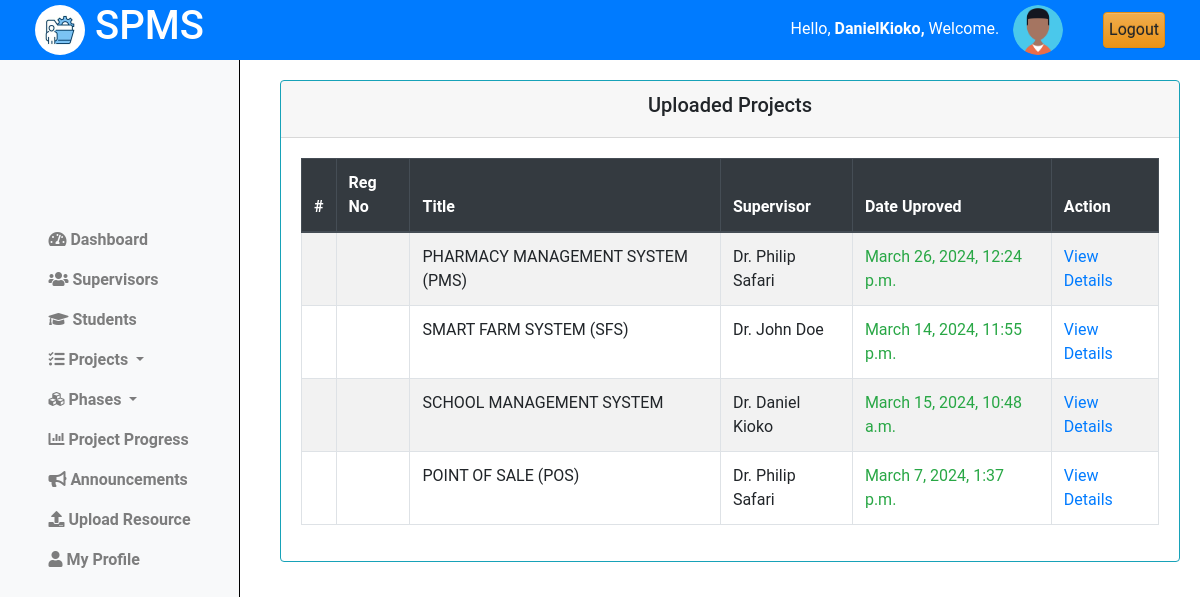
The app's page /projects/approved/ (signed in) with its own data.
### projectsApp/models.py (models this page shows, shortened)
class Coordinator(AbstractUser):
    pass

class Projects(models.Model):
    student = models.ForeignKey(Student, on_delete=models.CASCADE)
    title = models.CharField(max_length=255)
    description = models.TextField()
    objectives = models.TextField()
    lecturer = models.ForeignKey(Lecturer, on_delete=models.SET_NULL, null=True, blank=True)
    status = models.CharField(max_length=50, choices=[
        ('pending', 'Pending'),
        ('approved', 'Approved'),
        ('rejected', 'Rejected')
    ], default='Pending')
    created_at = models.DateTimeField(auto_now_add=True)
    updated_at = models.DateTimeField(auto_now=True)

class Lecturer(models.Model):
    email = models.EmailField(max_length=255, unique=True, blank=False)
    name = models.CharField(max_length=255)
    phone = models.IntegerField(null=True, blank=True)
    password = models.CharField(max_length=128, null=False, blank=False)
    user_id = models.AutoField(primary_key=True)
    last_login = models.DateTimeField(blank=True, null=True)
    USERNAME_FIELD = 'email'
    REQUIRED_FIELDS = ['name', 'phone']
    class Meta:
        db_table = "Lecturers"

### projectsApp/AccessControl.py (the view)
    @login_required
    def wrapper(request, *args, **kwargs):
        if not isinstance(request.user, Coordinator):
            return redirect('cordinator_login')
        return function(request, *args, **kwargs)

### projectsApp/AccessControl.py (called while the page is built)
def coordinator_required(function):
    @login_required
    def wrapper(request, *args, **kwargs):
        if not isinstance(request.user, Coordinator):
            return redirect('cordinator_login')
        return function(request, *args, **kwargs)
    return wrapper

### projectsApp/views.py (called while the page is built)
@coordinator_required
def approved_titles(request):
    projects = Projects.objects.filter(status="Approved").order_by('-created_at')
    context = {
        'projects':projects,
        }
    return render(request, 'cordinator/approved_titles.html', context)

### projectsApp/templates/cordinator/approved_titles.html
{% extends 'base_cord.html' %}
{% load static %}
{% block content %}
{% include 'column1_cord.html' %}
<div class="content">
    <div class="container-fluid">
        <div class="row">
            <div class="card border-info">
                <div class="card-header text-center">
                    <h5>Uploaded Projects</h5>
                </div>
                <div class="card-body">
                    <table class="table table-bordered table-hover  table-striped border-info">
                        <thead class="thead-dark">
                            <tr>
                                <th scope="col">#</th>
                                <th scope="col">Reg No</th>
                                <th scope="col">Title</th>
                                <th scope="col">Supervisor</th>
                                <th scope="col">Date Uproved</th>
                                <th scope="col">Action</th>
                            </tr>
                        </thead>
                        <tbody>
                            {% if projects.exists %}
                                {% for project in projects %}
                                    <tr>
                                        <th scope="row">{{project.index}}</th>
                                        <td>{{project.reg_number|upper}}</td>
                                        <td>{{project.title|upper}}</td>
                                        <td>{{project.lecturer.name|title}}</td>
                                        <td class="text-success">{{project.updated_at}}</td>
                                        <td><a href="{% url "view_project_details" project.id %}"> View Details </a></td>
                                    </tr>
                                {% endfor %}
                            {% else %}
                                <tr>
                                    <td colspan="6" class="text-center text-danger">No approved projects found.</td>
                                </tr>
                            {% endif %}
                        </tbody>
                    </table>
                </div>
            </div>
        </div>
    </div>
</div>
<link rel="stylesheet" href="{% static 'css/mystudents.css' %}">
{% endblock %}

### projectsApp/templates/base_cord.html (shortened to what this page needs)
{% load static %}
<!doctype html>
<html class="no-js h-100" lang="en">
  <head>
    <link href="https://use.fontawesome.com/releases/v5.0.6/css/all.css" rel="stylesheet">
    <link href="https://stackpath.bootstrapcdn.com/bootstrap/4.5.2/css/bootstrap.min.css" rel="stylesheet">
    <link rel="stylesheet" href="https://cdn.jsdelivr.net/npm/bootstrap@3.3.7/dist/css/bootstrap-theme.min.css">
</head>
<body>
    <header>
        <div class="container-fluid">
            <div class="row align-items-center">
                <div class="col-md-3">
                    <div class="left">
                        <img src="{% static 'images/logo.jpg' %}" alt="Logo" class="logo">
                        <h1>SPMS</h1>
                    </div>
                </div>
                <div class="col-md-9 d-flex justify-content-end">
                    <div class="row align-items-center">
                        <div class="col-auto">
                            <span class="username mb-3" style="padding:10px;">
                                Hello,
                                <strong>
                                    {% if request.user.is_authenticated %}
                                        {% if request.user.is_staff %}
                                            {{ request.user.username }},
                                        {% else %}
                                            {{ request.user.name }},
                                        {% endif %}
                                    {% else %}
                                        Guest,
                                    {% endif %}
                                </strong>
                                Welcome.
                            </span>
                            <img src="{% static 'images/profile.png'%}" alt="Profile Picture" class="profile-pic">
                        </div>
                        <div class="col-auto">
                            <a href="{% url 'logout' %}" class="btn btn-warning" style="padding:5px;">Logout</a>
                        </div>
                    </div>
                </div>
            </div>
        </div>
    </header>
    {% block content %}
    {% endblock %}
</body>
</html>

### projectsApp/static/css/mystudents.css (style rules this page uses)
.content { margin-left: 250px; padding: 20px; margin-top: 60px; }
.card { width: 100%; margin-left: 10px; }

### projectsApp/templates/base_cord.html (style rules this page uses)
body { font-family: 'Roboto', sans-serif; margin: 0; padding: 0; }
header { background-color: #007BFF; color: white; display: flex; justify-content: space-between; align-items: center; text-align: center; padding: 10px 20px; z-index: 20; position: fixed; top: 0; left: 0; width: 100%; height: 60px; }
header .left { display: flex; align-items: center; }
header .logo { width: 50px; height: 50px; margin-right: 10px; border-radius: 50%; }
header .profile-pic { width: 50px; height: 50px; border-radius: 50%; margin-right: 10px; }

### records on screen
Coordinator: user.username "DanielKioko"
Projects: title "PHARMACY MANAGEMENT SYSTEM (PMS)", lecturer.name "Dr. Philip Safari", updated_at "March 26, 2024, 12:24 p.m."
Projects: title "SMART FARM SYSTEM (SFS)", lecturer.name "Dr. John Doe", updated_at "March 14, 2024, 11:55 p.m."
Projects: title "SCHOOL MANAGEMENT SYSTEM", lecturer.name "Dr. Daniel Kioko", updated_at "March 15, 2024, 10:48 a.m."
Projects: title "POINT OF SALE (POS)", lecturer.name "Dr. Philip Safari", updated_at "March 7, 2024, 1:37 p.m."
